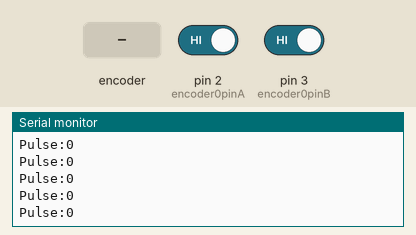
A sketch run on a simulated Arduino Uno, built with avr-gcc and run on an emulated ATmega328P. On the bench: the last lines printed to the serial monitor. Inputs (shaded band) come from the test bench; at power-on: pin 2 (encoder0pinA) HIGH, pin 3 (encoder0pinB) HIGH.

Above: at 1.2 s.
1.3 s: rotary encoder on pin 2 (encoder0pinA) / pin 3 (encoder0pinB) turned 1 step (first pin leading)
4.5 s: rotary encoder on pin 2 (encoder0pinA) / pin 3 (encoder0pinB) turned 1 step (first pin leading)
At 5.5 s:
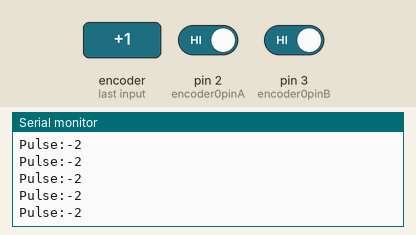
9.2 s: rotary encoder on pin 2 (encoder0pinA) / pin 3 (encoder0pinB) turned 2 steps (second pin leading)
At 10.1 s:
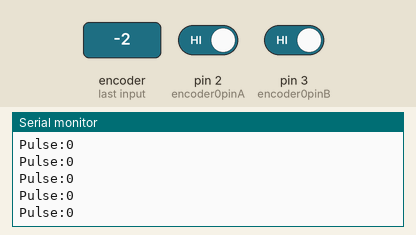
Timing chart, 0 to 12.2 s (numbered marks = the images above; inputs shaded):
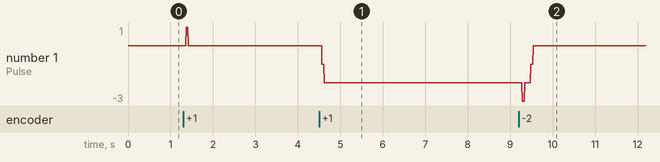

Measured:
- after the input at 4.5 s, the serial monitor: prints a new line after 0.07 s (image 1)
- after the input at 9.2 s, the serial monitor: prints a new line after 0.09 s (image 2)
- plotted number 1: 0 → -2 after the input at 4.5 s, -2 → 0 after the input at 9.2 s

The sketch:

encoder.ino
```cpp
#include "encoder.h"          // 모터 구동 헤더파일

encoder myen;
void turnon(){myen.wheelSpeed();}

void setup()
{
  Serial.begin(9600);
  attachInterrupt(0, turnon, CHANGE);
}

void loop()
{
  Serial.print("Pulse:");
  Serial.println(myen.duration);
}
```

encoder.cpp
```cpp
#include "encoder.h"
#include <Arduino.h>

encoder::encoder()
{
  Direction = true;//default -> Forward
  pinMode(encoder0pinB, INPUT);
}

void encoder::wheelSpeed()
{
  int Lstate = digitalRead(encoder0pinA);
  if ((encoder0PinALast == LOW) && Lstate == HIGH)
  {
    int val = digitalRead(encoder0pinB);
    if (val == LOW && Direction)
    {
      Direction = false; //Reverse
    }
    else if (val == HIGH && !Direction)
    {
      Direction = true;  //Forward
    }
  }
  encoder0PinALast = Lstate;

  if (Direction)  duration++;
  else  duration--;
}
```

encoder.h
```cpp
#ifndef encoder_h
#define encoder_h

#include <Arduino.h>

class encoder {
  private:

  public:
    encoder();//Initialize the module
    byte encoder0pinA = 2;//A pin -> the interrupt pin 0
    byte encoder0pinB = 3;//B pin -> the digital pin 3
    byte encoder0PinALast;
    int duration;//the number of the pulses
    boolean Direction;//the rotation direction
    void wheelSpeed();
};


#endif
```
